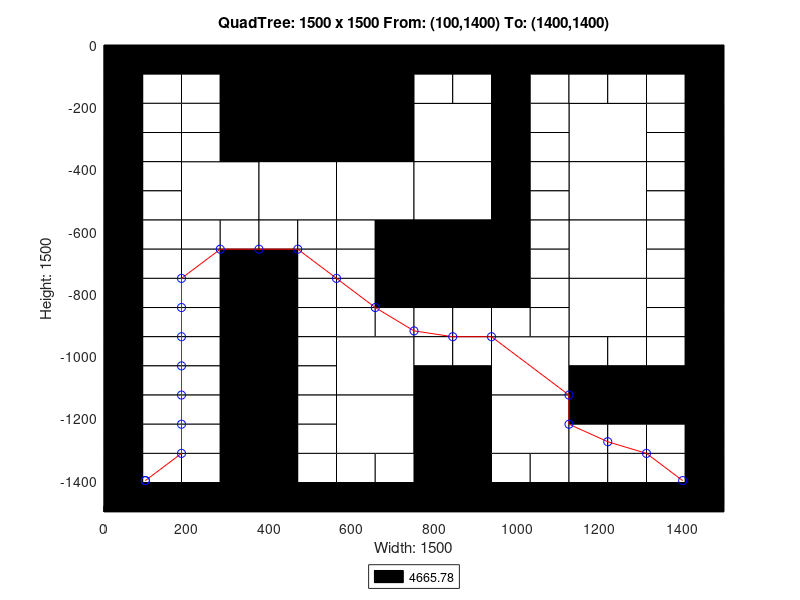

Write MATLAB code to recreate this figure.
axis([0 1500 -1500 0]);
title('QuadTree: 1500 x 1500 From: (100,1400) To: (1400,1400)');
xlabel('Width: 1500');
ylabel('Height: 1500');
rectangle('Position',[375 -375 375 375], 'FaceColor',[0 0 0]);
rectangle('Position',[187.5 -562.5 187.5 187.5], 'FaceColor',[1 1 1]);
rectangle('Position',[375 -562.5 187.5 187.5], 'FaceColor',[1 1 1]);
rectangle('Position',[562.5 -562.5 187.5 187.5], 'FaceColor',[1 1 1]);
rectangle('Position',[750 -375 187.5 187.5], 'FaceColor',[1 1 1]);
rectangle('Position',[1125 -375 187.5 187.5], 'FaceColor',[1 1 1]);
rectangle('Position',[750 -562.5 187.5 187.5], 'FaceColor',[1 1 1]);
rectangle('Position',[750 -750 187.5 187.5], 'FaceColor',[0 0 0]);
rectangle('Position',[1125 -562.5 187.5 187.5], 'FaceColor',[1 1 1]);
rectangle('Position',[1125 -750 187.5 187.5], 'FaceColor',[1 1 1]);
rectangle('Position',[562.5 -1125 187.5 187.5], 'FaceColor',[1 1 1]);
rectangle('Position',[562.5 -1312.5 187.5 187.5], 'FaceColor',[1 1 1]);
rectangle('Position',[937.5 -1125 187.5 187.5], 'FaceColor',[1 1 1]);
rectangle('Position',[1125 -937.5 187.5 187.5], 'FaceColor',[1 1 1]);
rectangle('Position',[750 -1312.5 187.5 187.5], 'FaceColor',[0 0 0]);
rectangle('Position',[937.5 -1312.5 187.5 187.5], 'FaceColor',[1 1 1]);
rectangle('Position',[750 -1500 187.5 187.5], 'FaceColor',[0 0 0]);
rectangle('Position',[0 -93.75 93.75 93.75], 'FaceColor',[0 0 0]);
rectangle('Position',[93.75 -93.75 93.75 93.75], 'FaceColor',[0 0 0]);
rectangle('Position',[0 -187.5 93.75 93.75], 'FaceColor',[0 0 0]);
rectangle('Position',[93.75 -187.5 93.75 93.75], 'FaceColor',[1 1 1]);
rectangle('Position',[187.5 -93.75 93.75 93.75], 'FaceColor',[0 0 0]);
rectangle('Position',[281.25 -93.75 93.75 93.75], 'FaceColor',[0 0 0]);
rectangle('Position',[187.5 -187.5 93.75 93.75], 'FaceColor',[1 1 1]);
rectangle('Position',[281.25 -187.5 93.75 93.75], 'FaceColor',[0 0 0]);
rectangle('Position',[0 -281.25 93.75 93.75], 'FaceColor',[0 0 0]);
rectangle('Position',[93.75 -281.25 93.75 93.75], 'FaceColor',[1 1 1]);
rectangle('Position',[0 -375 93.75 93.75], 'FaceColor',[0 0 0]);
rectangle('Position',[93.75 -375 93.75 93.75], 'FaceColor',[1 1 1]);
rectangle('Position',[187.5 -281.25 93.75 93.75], 'FaceColor',[1 1 1]);
rectangle('Position',[281.25 -281.25 93.75 93.75], 'FaceColor',[0 0 0]);
rectangle('Position',[187.5 -375 93.75 93.75], 'FaceColor',[1 1 1]);
rectangle('Position',[281.25 -375 93.75 93.75], 'FaceColor',[0 0 0]);
rectangle('Position',[0 -468.75 93.75 93.75], 'FaceColor',[0 0 0]);
rectangle('Position',[93.75 -468.75 93.75 93.75], 'FaceColor',[1 1 1]);
rectangle('Position',[0 -562.5 93.75 93.75], 'FaceColor',[0 0 0]);
rectangle('Position',[93.75 -562.5 93.75 93.75], 'FaceColor',[1 1 1]);
rectangle('Position',[0 -656.25 93.75 93.75], 'FaceColor',[0 0 0]);
rectangle('Position',[93.75 -656.25 93.75 93.75], 'FaceColor',[1 1 1]);
rectangle('Position',[0 -750 93.75 93.75], 'FaceColor',[0 0 0]);
rectangle('Position',[93.75 -750 93.75 93.75], 'FaceColor',[1 1 1]);
rectangle('Position',[187.5 -656.25 93.75 93.75], 'FaceColor',[1 1 1]);
rectangle('Position',[281.25 -656.25 93.75 93.75], 'FaceColor',[1 1 1]);
rectangle('Position',[187.5 -750 93.75 93.75], 'FaceColor',[1 1 1]);
rectangle('Position',[281.25 -750 93.75 93.75], 'FaceColor',[0 0 0]);
rectangle('Position',[375 -656.25 93.75 93.75], 'FaceColor',[1 1 1]);
rectangle('Position',[468.75 -656.25 93.75 93.75], 'FaceColor',[1 1 1]);
rectangle('Position',[375 -750 93.75 93.75], 'FaceColor',[0 0 0]);
rectangle('Position',[468.75 -750 93.75 93.75], 'FaceColor',[1 1 1]);
rectangle('Position',[562.5 -656.25 93.75 93.75], 'FaceColor',[1 1 1]);
rectangle('Position',[656.25 -656.25 93.75 93.75], 'FaceColor',[0 0 0]);
rectangle('Position',[562.5 -750 93.75 93.75], 'FaceColor',[1 1 1]);
rectangle('Position',[656.25 -750 93.75 93.75], 'FaceColor',[0 0 0]);
rectangle('Position',[750 -93.75 93.75 93.75], 'FaceColor',[0 0 0]);
rectangle('Position',[843.75 -93.75 93.75 93.75], 'FaceColor',[0 0 0]);
rectangle('Position',[750 -187.5 93.75 93.75], 'FaceColor',[1 1 1]);
rectangle('Position',[843.75 -187.5 93.75 93.75], 'FaceColor',[1 1 1]);
rectangle('Position',[937.5 -93.75 93.75 93.75], 'FaceColor',[0 0 0]);
rectangle('Position',[1031.25 -93.75 93.75 93.75], 'FaceColor',[0 0 0]);
rectangle('Position',[937.5 -187.5 93.75 93.75], 'FaceColor',[0 0 0]);
rectangle('Position',[1031.25 -187.5 93.75 93.75], 'FaceColor',[1 1 1]);
rectangle('Position',[937.5 -281.25 93.75 93.75], 'FaceColor',[0 0 0]);
rectangle('Position',[1031.25 -281.25 93.75 93.75], 'FaceColor',[1 1 1]);
rectangle('Position',[937.5 -375 93.75 93.75], 'FaceColor',[0 0 0]);
rectangle('Position',[1031.25 -375 93.75 93.75], 'FaceColor',[1 1 1]);
rectangle('Position',[1125 -93.75 93.75 93.75], 'FaceColor',[0 0 0]);
rectangle('Position',[1218.75 -93.75 93.75 93.75], 'FaceColor',[0 0 0]);
rectangle('Position',[1125 -187.5 93.75 93.75], 'FaceColor',[1 1 1]);
rectangle('Position',[1218.75 -187.5 93.75 93.75], 'FaceColor',[1 1 1]);
rectangle('Position',[1312.5 -93.75 93.75 93.75], 'FaceColor',[0 0 0]);
rectangle('Position',[1406.25 -93.75 93.75 93.75], 'FaceColor',[0 0 0]);
rectangle('Position',[1312.5 -187.5 93.75 93.75], 'FaceColor',[1 1 1]);
rectangle('Position',[1406.25 -187.5 93.75 93.75], 'FaceColor',[0 0 0]);
rectangle('Position',[1312.5 -281.25 93.75 93.75], 'FaceColor',[1 1 1]);
rectangle('Position',[1406.25 -281.25 93.75 93.75], 'FaceColor',[0 0 0]);
rectangle('Position',[1312.5 -375 93.75 93.75], 'FaceColor',[1 1 1]);
rectangle('Position',[1406.25 -375 93.75 93.75], 'FaceColor',[0 0 0]);
rectangle('Position',[937.5 -468.75 93.75 93.75], 'FaceColor',[0 0 0]);
rectangle('Position',[1031.25 -468.75 93.75 93.75], 'FaceColor',[1 1 1]);
rectangle('Position',[937.5 -562.5 93.75 93.75], 'FaceColor',[0 0 0]);
rectangle('Position',[1031.25 -562.5 93.75 93.75], 'FaceColor',[1 1 1]);
rectangle('Position',[937.5 -656.25 93.75 93.75], 'FaceColor',[0 0 0]);
rectangle('Position',[1031.25 -656.25 93.75 93.75], 'FaceColor',[1 1 1]);
rectangle('Position',[937.5 -750 93.75 93.75], 'FaceColor',[0 0 0]);
rectangle('Position',[1031.25 -750 93.75 93.75], 'FaceColor',[1 1 1]);
rectangle('Position',[1312.5 -468.75 93.75 93.75], 'FaceColor',[1 1 1]);
rectangle('Position',[1406.25 -468.75 93.75 93.75], 'FaceColor',[0 0 0]);
rectangle('Position',[1312.5 -562.5 93.75 93.75], 'FaceColor',[1 1 1]);
rectangle('Position',[1406.25 -562.5 93.75 93.75], 'FaceColor',[0 0 0]);
rectangle('Position',[1312.5 -656.25 93.75 93.75], 'FaceColor',[1 1 1]);
rectangle('Position',[1406.25 -656.25 93.75 93.75], 'FaceColor',[0 0 0]);
rectangle('Position',[1312.5 -750 93.75 93.75], 'FaceColor',[1 1 1]);
rectangle('Position',[1406.25 -750 93.75 93.75], 'FaceColor',[0 0 0]);
rectangle('Position',[0 -843.75 93.75 93.75], 'FaceColor',[0 0 0]);
rectangle('Position',[93.75 -843.75 93.75 93.75], 'FaceColor',[1 1 1]);
rectangle('Position',[0 -937.5 93.75 93.75], 'FaceColor',[0 0 0]);
rectangle('Position',[93.75 -937.5 93.75 93.75], 'FaceColor',[1 1 1]);
rectangle('Position',[187.5 -843.75 93.75 93.75], 'FaceColor',[1 1 1]);
rectangle('Position',[281.25 -843.75 93.75 93.75], 'FaceColor',[0 0 0]);
rectangle('Position',[187.5 -937.5 93.75 93.75], 'FaceColor',[1 1 1]);
rectangle('Position',[281.25 -937.5 93.75 93.75], 'FaceColor',[0 0 0]);
rectangle('Position',[0 -1031.25 93.75 93.75], 'FaceColor',[0 0 0]);
rectangle('Position',[93.75 -1031.25 93.75 93.75], 'FaceColor',[1 1 1]);
rectangle('Position',[0 -1125 93.75 93.75], 'FaceColor',[0 0 0]);
rectangle('Position',[93.75 -1125 93.75 93.75], 'FaceColor',[1 1 1]);
rectangle('Position',[187.5 -1031.25 93.75 93.75], 'FaceColor',[1 1 1]);
rectangle('Position',[281.25 -1031.25 93.75 93.75], 'FaceColor',[0 0 0]);
rectangle('Position',[187.5 -1125 93.75 93.75], 'FaceColor',[1 1 1]);
rectangle('Position',[281.25 -1125 93.75 93.75], 'FaceColor',[0 0 0]);
rectangle('Position',[375 -843.75 93.75 93.75], 'FaceColor',[0 0 0]);
rectangle('Position',[468.75 -843.75 93.75 93.75], 'FaceColor',[1 1 1]);
rectangle('Position',[375 -937.5 93.75 93.75], 'FaceColor',[0 0 0]);
rectangle('Position',[468.75 -937.5 93.75 93.75], 'FaceColor',[1 1 1]);
rectangle('Position',[562.5 -843.75 93.75 93.75], 'FaceColor',[1 1 1]);
rectangle('Position',[656.25 -843.75 93.75 93.75], 'FaceColor',[0 0 0]);
rectangle('Position',[562.5 -937.5 93.75 93.75], 'FaceColor',[1 1 1]);
rectangle('Position',[656.25 -937.5 93.75 93.75], 'FaceColor',[1 1 1]);
rectangle('Position',[375 -1031.25 93.75 93.75], 'FaceColor',[0 0 0]);
rectangle('Position',[468.75 -1031.25 93.75 93.75], 'FaceColor',[1 1 1]);
rectangle('Position',[375 -1125 93.75 93.75], 'FaceColor',[0 0 0]);
rectangle('Position',[468.75 -1125 93.75 93.75], 'FaceColor',[1 1 1]);
rectangle('Position',[0 -1218.75 93.75 93.75], 'FaceColor',[0 0 0]);
rectangle('Position',[93.75 -1218.75 93.75 93.75], 'FaceColor',[1 1 1]);
rectangle('Position',[0 -1312.5 93.75 93.75], 'FaceColor',[0 0 0]);
rectangle('Position',[93.75 -1312.5 93.75 93.75], 'FaceColor',[1 1 1]);
rectangle('Position',[187.5 -1218.75 93.75 93.75], 'FaceColor',[1 1 1]);
rectangle('Position',[281.25 -1218.75 93.75 93.75], 'FaceColor',[0 0 0]);
rectangle('Position',[187.5 -1312.5 93.75 93.75], 'FaceColor',[1 1 1]);
rectangle('Position',[281.25 -1312.5 93.75 93.75], 'FaceColor',[0 0 0]);
rectangle('Position',[0 -1406.25 93.75 93.75], 'FaceColor',[0 0 0]);
rectangle('Position',[93.75 -1406.25 93.75 93.75], 'FaceColor',[1 1 1]);
rectangle('Position',[0 -1500 93.75 93.75], 'FaceColor',[0 0 0]);
rectangle('Position',[93.75 -1500 93.75 93.75], 'FaceColor',[0 0 0]);
rectangle('Position',[187.5 -1406.25 93.75 93.75], 'FaceColor',[1 1 1]);
rectangle('Position',[281.25 -1406.25 93.75 93.75], 'FaceColor',[0 0 0]);
rectangle('Position',[187.5 -1500 93.75 93.75], 'FaceColor',[0 0 0]);
rectangle('Position',[281.25 -1500 93.75 93.75], 'FaceColor',[0 0 0]);
rectangle('Position',[375 -1218.75 93.75 93.75], 'FaceColor',[0 0 0]);
rectangle('Position',[468.75 -1218.75 93.75 93.75], 'FaceColor',[1 1 1]);
rectangle('Position',[375 -1312.5 93.75 93.75], 'FaceColor',[0 0 0]);
rectangle('Position',[468.75 -1312.5 93.75 93.75], 'FaceColor',[1 1 1]);
rectangle('Position',[375 -1406.25 93.75 93.75], 'FaceColor',[0 0 0]);
rectangle('Position',[468.75 -1406.25 93.75 93.75], 'FaceColor',[1 1 1]);
rectangle('Position',[375 -1500 93.75 93.75], 'FaceColor',[0 0 0]);
rectangle('Position',[468.75 -1500 93.75 93.75], 'FaceColor',[0 0 0]);
rectangle('Position',[562.5 -1406.25 93.75 93.75], 'FaceColor',[1 1 1]);
rectangle('Position',[656.25 -1406.25 93.75 93.75], 'FaceColor',[1 1 1]);
rectangle('Position',[562.5 -1500 93.75 93.75], 'FaceColor',[0 0 0]);
rectangle('Position',[656.25 -1500 93.75 93.75], 'FaceColor',[0 0 0]);
rectangle('Position',[750 -843.75 93.75 93.75], 'FaceColor',[0 0 0]);
rectangle('Position',[843.75 -843.75 93.75 93.75], 'FaceColor',[0 0 0]);
rectangle('Position',[750 -937.5 93.75 93.75], 'FaceColor',[1 1 1]);
rectangle('Position',[843.75 -937.5 93.75 93.75], 'FaceColor',[1 1 1]);
rectangle('Position',[937.5 -843.75 93.75 93.75], 'FaceColor',[0 0 0]);
rectangle('Position',[1031.25 -843.75 93.75 93.75], 'FaceColor',[1 1 1]);
rectangle('Position',[937.5 -937.5 93.75 93.75], 'FaceColor',[1 1 1]);
rectangle('Position',[1031.25 -937.5 93.75 93.75], 'FaceColor',[1 1 1]);
rectangle('Position',[750 -1031.25 93.75 93.75], 'FaceColor',[1 1 1]);
rectangle('Position',[843.75 -1031.25 93.75 93.75], 'FaceColor',[1 1 1]);
rectangle('Position',[750 -1125 93.75 93.75], 'FaceColor',[0 0 0]);
rectangle('Position',[843.75 -1125 93.75 93.75], 'FaceColor',[0 0 0]);
rectangle('Position',[1312.5 -843.75 93.75 93.75], 'FaceColor',[1 1 1]);
rectangle('Position',[1406.25 -843.75 93.75 93.75], 'FaceColor',[0 0 0]);
rectangle('Position',[1312.5 -937.5 93.75 93.75], 'FaceColor',[1 1 1]);
rectangle('Position',[1406.25 -937.5 93.75 93.75], 'FaceColor',[0 0 0]);
rectangle('Position',[1125 -1031.25 93.75 93.75], 'FaceColor',[1 1 1]);
rectangle('Position',[1218.75 -1031.25 93.75 93.75], 'FaceColor',[1 1 1]);
rectangle('Position',[1125 -1125 93.75 93.75], 'FaceColor',[0 0 0]);
rectangle('Position',[1218.75 -1125 93.75 93.75], 'FaceColor',[0 0 0]);
rectangle('Position',[1312.5 -1031.25 93.75 93.75], 'FaceColor',[1 1 1]);
rectangle('Position',[1406.25 -1031.25 93.75 93.75], 'FaceColor',[0 0 0]);
rectangle('Position',[1312.5 -1125 93.75 93.75], 'FaceColor',[0 0 0]);
rectangle('Position',[1406.25 -1125 93.75 93.75], 'FaceColor',[0 0 0]);
rectangle('Position',[937.5 -1406.25 93.75 93.75], 'FaceColor',[1 1 1]);
rectangle('Position',[1031.25 -1406.25 93.75 93.75], 'FaceColor',[1 1 1]);
rectangle('Position',[937.5 -1500 93.75 93.75], 'FaceColor',[0 0 0]);
rectangle('Position',[1031.25 -1500 93.75 93.75], 'FaceColor',[0 0 0]);
rectangle('Position',[1125 -1218.75 93.75 93.75], 'FaceColor',[0 0 0]);
rectangle('Position',[1218.75 -1218.75 93.75 93.75], 'FaceColor',[0 0 0]);
rectangle('Position',[1125 -1312.5 93.75 93.75], 'FaceColor',[1 1 1]);
rectangle('Position',[1218.75 -1312.5 93.75 93.75], 'FaceColor',[1 1 1]);
rectangle('Position',[1312.5 -1218.75 93.75 93.75], 'FaceColor',[0 0 0]);
rectangle('Position',[1406.25 -1218.75 93.75 93.75], 'FaceColor',[0 0 0]);
rectangle('Position',[1312.5 -1312.5 93.75 93.75], 'FaceColor',[1 1 1]);
rectangle('Position',[1406.25 -1312.5 93.75 93.75], 'FaceColor',[0 0 0]);
rectangle('Position',[1125 -1406.25 93.75 93.75], 'FaceColor',[1 1 1]);
rectangle('Position',[1218.75 -1406.25 93.75 93.75], 'FaceColor',[1 1 1]);
rectangle('Position',[1125 -1500 93.75 93.75], 'FaceColor',[0 0 0]);
rectangle('Position',[1218.75 -1500 93.75 93.75], 'FaceColor',[0 0 0]);
rectangle('Position',[1312.5 -1406.25 93.75 93.75], 'FaceColor',[1 1 1]);
rectangle('Position',[1406.25 -1406.25 93.75 93.75], 'FaceColor',[0 0 0]);
rectangle('Position',[1312.5 -1500 93.75 93.75], 'FaceColor',[0 0 0]);
rectangle('Position',[1406.25 -1500 93.75 93.75], 'FaceColor',[0 0 0]);
X=[1400,1312.5,1218.75,1125,1125,937.5,843.75,750,656.25,562.5,468.75,375,281.25,187.5,187.5,187.5,187.5,187.5,187.5,187.5,100,100];
Y=[-1400,-1312.5,-1275,-1218.75,-1125,-937.5,-937.5,-918.75,-843.75,-750,-656.25,-656.25,-656.25,-750,-843.75,-937.5,-1031.25,-1125,-1218.75,-1312.5,-1400,-1400];
hold on;
plot(X,Y,'r');
plot(X,Y,'bo');
legend('4665.78','Location','southoutside');
